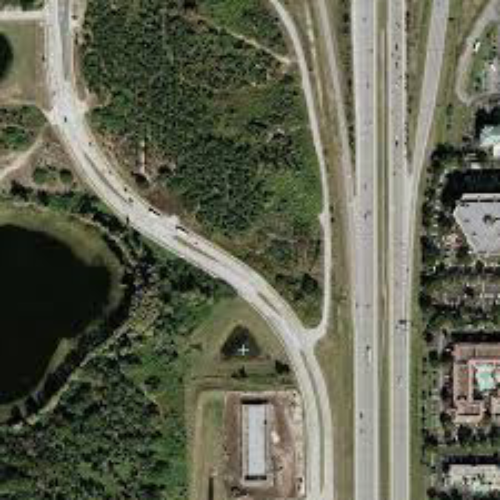
%> input picture input_image3.png, 500 x 500 px
$ octave road_extraction3.m   (GNU Octave 9; MATLAB toolbox functions it lacks are replaced by stand-ins)
%> lines starting %> are read from the running program, lines starting %| are printed output that depends on the picture; in (x1, y1, x2, y2) boxes, pixels count from 0 and x2, y2 are one past the last pixel; in counts of white or black regions, pixels touching at a corner belong together; the program's own positions count from 1
clc
clear all;
close all;
I=imread('input_image3.png');
%> I is the input picture: size 500x500x3 uint8; mean R, G, B 97.8, 100.2, 82.1
figure;
imshow(I);
title('Original image');

J=rgb2gray(I);
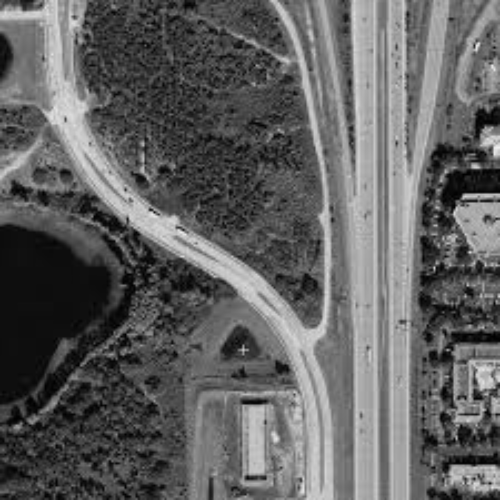
%> J: size 500x500 uint8; min 0, max 238, mean 97.4
%whos
figure,imshow(J);
title('grayscale image');
% [7 lines of commented-out code are left out]
figure;
imshow(J);

level = graythresh(J);
%> level = 0.412
I=im2bw(J,level);
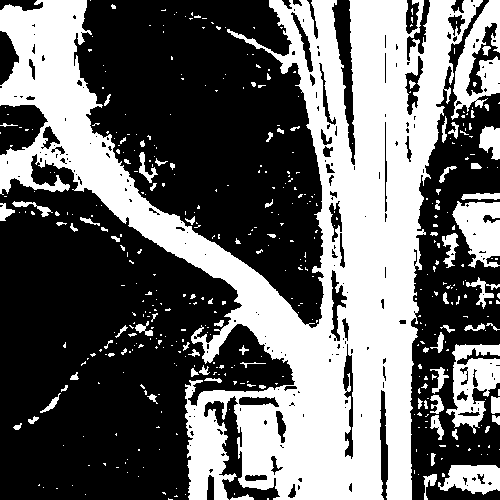
%> I: size 500x500 logical; 41% white; 441 white regions (360 under 20 px), largest, box (x1, y1, x2, y2) and area: (0, 0, 483, 500) 86855, (451, 0, 500, 120) 2687, (446, 344, 500, 434) 2554
I=imread('input_image3.png');
I = im2bw(I, 0.65);
%> I: size 500x500 logical; 15.1% white; 192 white regions (142 under 20 px), largest, box (x1, y1, x2, y2) and area: (0, 0, 333, 500) 14733, (347, 0, 378, 500) 9196, (387, 0, 442, 500) 5893
figure;
imshow(I);
title('Binary image after thresholding');


B = medfilt2(I);
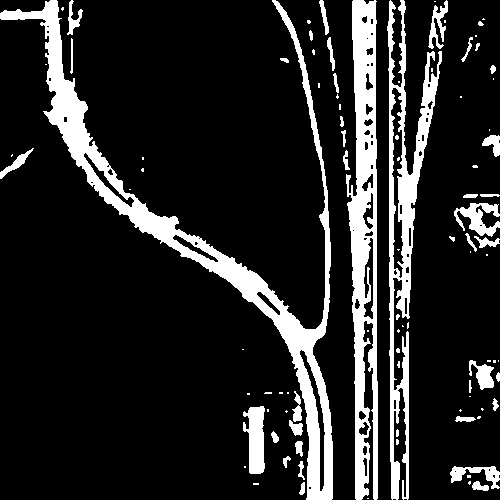
%> B: size 500x500 logical; 15% white; 95 white regions (53 under 20 px), largest, box (x1, y1, x2, y2) and area: (0, 0, 333, 500) 14784, (346, 0, 378, 500) 9379, (387, 0, 442, 500) 7168
figure,imshow(B);
title('median filtered image');

im = bwareaopen(B,1500);
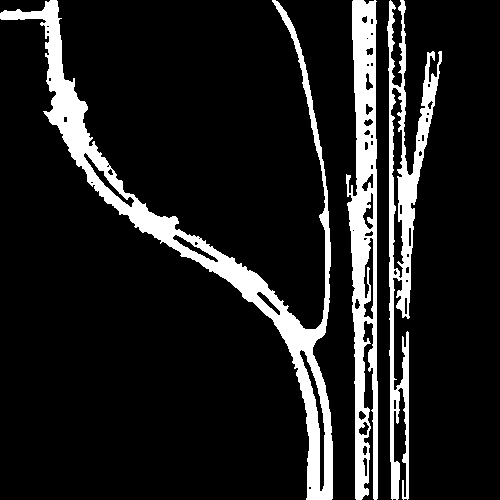
%> im: size 500x500 logical; 12.5% white; 3 white regions, box (x1, y1, x2, y2) and area: (0, 0, 333, 500) 14784, (346, 0, 378, 500) 9379, (387, 0, 442, 500) 7168
%Binary = imfill(im,'holes');
figure,imshow(im);
title('removing connected components(pixel <6)');

  gt=imread('ground_truth3.png');
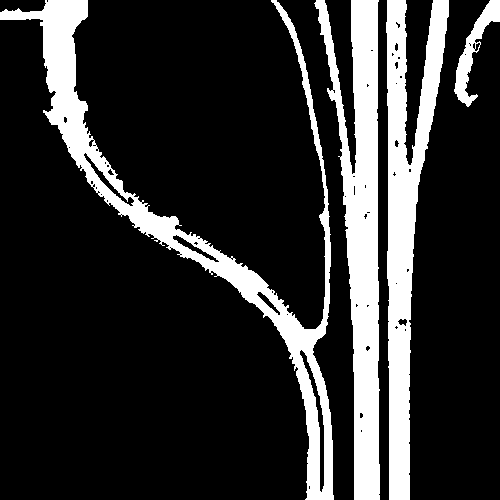
%> input picture ground_truth3.png, 500 x 500 px
%> gt is the input picture: size 500x500 uint8; values 0 (black) and 1 (white), 18.7% white; 4 white regions, box (x1, y1, x2, y2) and area: (0, 0, 334, 500) 16864, (314, 0, 380, 500) 14836, (386, 0, 449, 500) 13583, (454, 0, 500, 107) 1415
  gt_numeric=double(gt);
  im_numeric=double(im*1);

  figure,
  imshow(gt_numeric);
  title('image 3 groundtruth');

  gt_1D=gt_numeric(:);
  im_1D=im_numeric(:);

  C2=confusionmat(gt_1D,im_1D);
%> C2 = [203211 91; 15458 31240]
  disp(C2);
%|    203211       91
%|     15458    31240

  Accuracy=((C2(1,1)+C2(2,2))/(C2(1,1)+C2(1,2)+C2(2,1)+C2(2,2)))*100;
%> Accuracy = 93.78
  disp(Accuracy);
%| 93.780

BW = bwmorph(im,'remove');
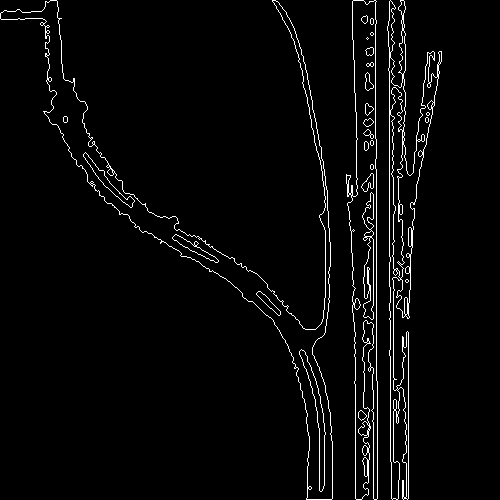
%> BW: size 500x500 logical; 3.1% white in thin lines or dots, all inside (x1, y1, x2, y2) = (0, 0, 442, 500)
figure,imshow(BW);
title('morphological filtering');

BW1 = edge(BW,'sobel');
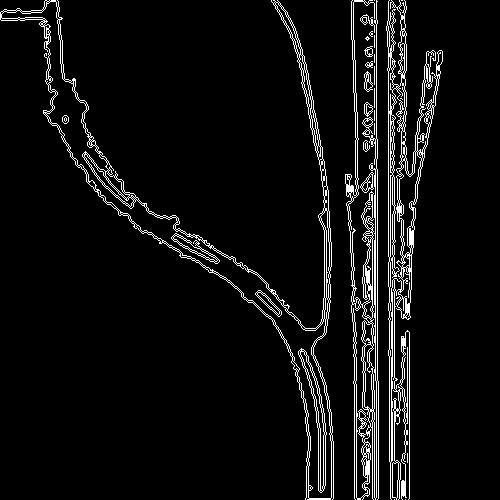
%> BW1: size 500x500 logical; 5.8% white in thin lines or dots, all inside (x1, y1, x2, y2) = (0, 0, 443, 500)
figure,imshow(BW1);
title('edge detection(sobel)');

%> (the run ends here)
